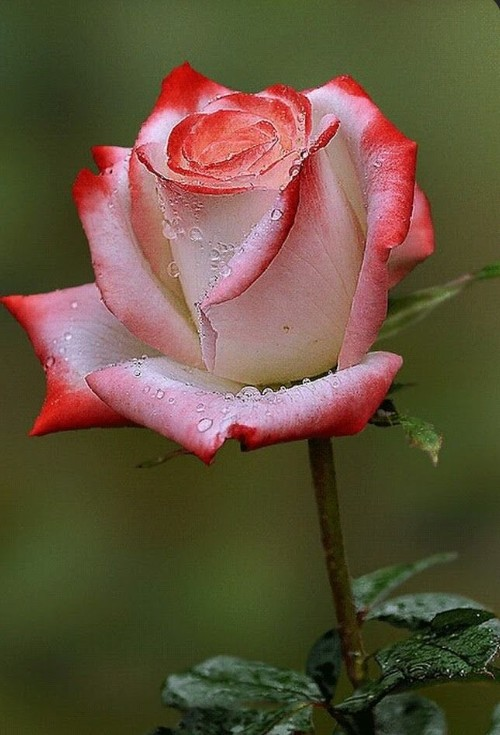
#> input picture Assignments/Task-3/22671A73A0/sample.jpg, 500 x 735 px
$ python -i app.py   (imports and definitions only)   (older library calls are emulated)
#> lines starting #> are read from the running program, lines starting #| are printed output that depends on the picture
#> further down, picture is the input picture: shape (735, 500, 3); mean B, G, R 60.1, 83, 99.7
import streamlit as st
import cv2
import numpy as np
from PIL import Image
import io

# ---------------------------
# Utility class for image processing
# ---------------------------
class CVToolkit:
    def __init__(self):
        self.original = None
        self.processed = None

    # Load and convert uploaded image
    # [9 lines left out: function load_image, not called in this run]

    def prepare_display(self, img):
        return cv2.cvtColor(img, cv2.COLOR_BGR2RGB) if len(img.shape) == 3 else img

    # ---------------------------
    # Color Conversions
    # ---------------------------
    def convert_to_gray(self, img):
        return cv2.cvtColor(img, cv2.COLOR_BGR2GRAY)

    def convert_to_hsv(self, img):
        return cv2.cvtColor(img, cv2.COLOR_BGR2HSV)

    # [6 lines left out: function sepia_filter, not called in this run]

    def invert_colors(self, img):
        return cv2.bitwise_not(img)

    # ---------------------------
    # Transformations
    # ---------------------------
    # [39 lines left out: functions rotate, scale, translate, flip, not called in this run]

    # ---------------------------
    # Filters & Enhancement
    # ---------------------------
    def gaussian_blur(self, img, ksize=5):
        if ksize % 2 == 0: ksize += 1
        return cv2.GaussianBlur(img, (ksize, ksize), 0)

    # [13 lines left out: functions sharpen, histogram_equalize, not called in this run]

    # ---------------------------
    # Edge Detection
    # ---------------------------
    def sobel_edge(self, img):
        gray = cv2.cvtColor(img, cv2.COLOR_BGR2GRAY) if len(img.shape)==3 else img
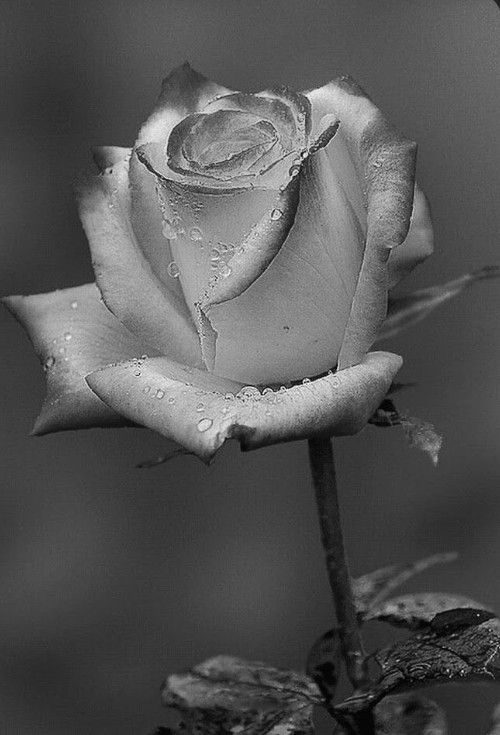
#> gray: shape (735, 500); min 1, max 251, mean 85.4
        sx = cv2.Sobel(gray, cv2.CV_64F,1,0,ksize=3)
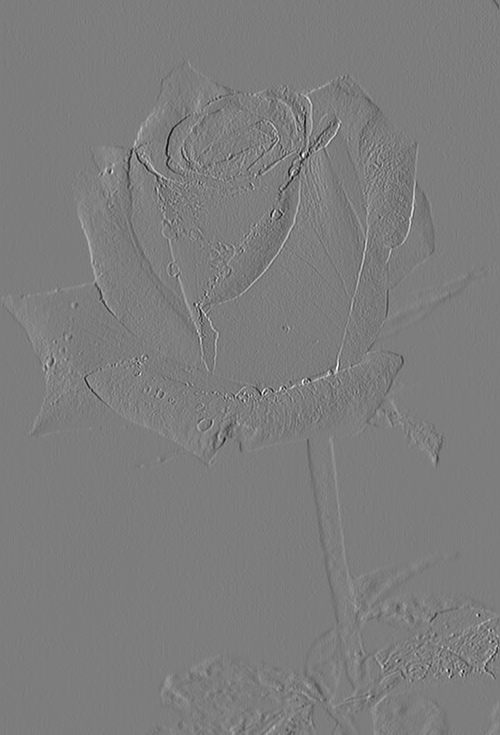
#> sx: shape (735, 500) float64; min -724, max 749, mean 0.3; drawn with min black and max white
        sy = cv2.Sobel(gray, cv2.CV_64F,0,1,ksize=3)
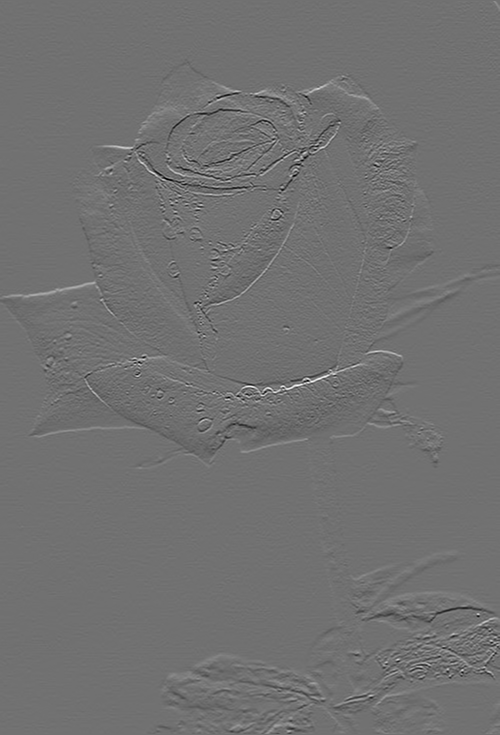
#> sy: shape (735, 500) float64; min -677, max 845, mean -0.3; drawn with min black and max white
        combined = np.sqrt(sx**2 + sy**2)
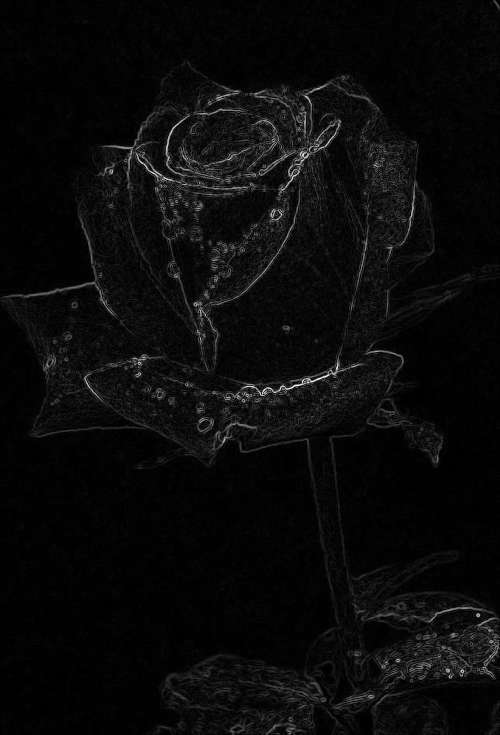
#> combined: shape (735, 500) float64; min 0, max 846.4, mean 35.6; drawn with min black and max white
        return np.clip(combined,0,255).astype(np.uint8)
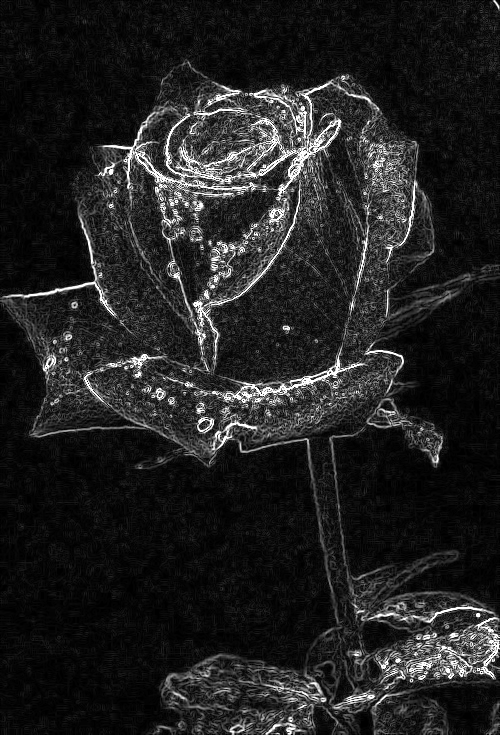
#> returned value: shape (735, 500); min 0, max 255, mean 33.7

    def canny_edge(self, img, low=50, high=150):
        gray = cv2.cvtColor(img, cv2.COLOR_BGR2GRAY) if len(img.shape)==3 else img
        return cv2.Canny(gray, low, high)

# ---------------------------
# Streamlit App
# ---------------------------
# [67 lines left out: function main, not called in this run]

# [2 lines not run here, left out]

>>> import cv2
>>> picture = cv2.imread('../22671A73A0/sample.jpg')
>>> result = CVToolkit().sobel_edge(picture)
